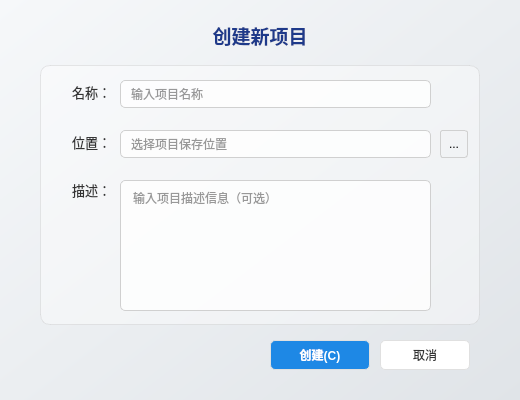
<?xml version="1.0" encoding="UTF-8"?>
<ui version="4.0">
 <class>Dialog</class>
 <widget class="QDialog" name="Dialog">
  <property name="geometry">
   <rect>
    <x>0</x>
    <y>0</y>
    <width>520</width>
    <height>400</height>
   </rect>
  </property>
  <property name="minimumSize">
   <size>
    <width>520</width>
    <height>400</height>
   </size>
  </property>
  <property name="windowTitle">
   <string>新建项目</string>
  </property>
  <property name="styleSheet">
   <string notr="true">QDialog {
    background-color: qlineargradient(spread:pad, x1:0, y1:0, x2:1, y2:1, stop:0 #f6f8fa, stop:1 #e0e4e8);
}

QLabel {
    color: #333333;
    font-family: &quot;Microsoft YaHei UI&quot;;
    font-size: 10pt;
}

QLabel#titleLabel {
    color: #1e3a8a;
    font-size: 14pt;
    font-weight: bold;
}

QLineEdit, QTextEdit {
    background-color: rgba(255, 255, 255, 200);
    border: 1px solid #d0d0d0;
    border-radius: 5px;
    padding: 4px 8px;
    color: #333333;
    font-family: &quot;Microsoft YaHei UI&quot;;
}

QLineEdit:hover, QTextEdit:hover {
    border: 1px solid #a0a0a0;
    background-color: rgba(255, 255, 255, 230);
}

QLineEdit:focus, QTextEdit:focus {
    border: 1px solid #2473bd;
    background-color: white;
}

QPushButton {
    background-color: #ffffff;
    border: 1px solid #e0e0e0;
    border-radius: 5px;
    padding: 6px 16px;
    color: #333333;
    font-family: &quot;Microsoft YaHei UI&quot;;
}

QPushButton:hover {
    background-color: #f0f7ff;
    border: 1px solid #2473bd;
}

QPushButton:pressed {
    background-color: #e0e0e0;
    border: 1px solid #006ad1;
}

QPushButton#newButton {
    background-color: #1e88e5;
    color: white;
    font-weight: bold;
}

QPushButton#newButton:hover {
    background-color: #0d6efd;
}

QPushButton#newButton:pressed {
    background-color: #0b5ed7;
}

QToolButton {
    background-color: transparent;
    border: 1px solid #d0d0d0;
    border-radius: 3px;
}

QToolButton:hover {
    background-color: rgba(240, 240, 240, 150);
    border: 1px solid #a0a0a0;
}

QToolButton:pressed {
    background-color: rgba(220, 220, 220, 200);
}</string>
  </property>
  <widget class="QLabel" name="titleLabel">
   <property name="geometry">
    <rect>
     <x>40</x>
     <y>20</y>
     <width>440</width>
     <height>30</height>
    </rect>
   </property>
   <property name="text">
    <string>创建新项目</string>
   </property>
   <property name="alignment">
    <set>Qt::AlignCenter</set>
   </property>
  </widget>
  <widget class="QLabel" name="name">
   <property name="geometry">
    <rect>
     <x>50</x>
     <y>80</y>
     <width>61</width>
     <height>24</height>
    </rect>
   </property>
   <property name="text">
    <string>名称：</string>
   </property>
   <property name="alignment">
    <set>Qt::AlignRight|Qt::AlignTrailing|Qt::AlignVCenter</set>
   </property>
  </widget>
  <widget class="QLineEdit" name="nameEdit">
   <property name="geometry">
    <rect>
     <x>120</x>
     <y>80</y>
     <width>311</width>
     <height>28</height>
    </rect>
   </property>
   <property name="placeholderText">
    <string>输入项目名称</string>
   </property>
  </widget>
  <widget class="QLabel" name="path">
   <property name="geometry">
    <rect>
     <x>50</x>
     <y>130</y>
     <width>61</width>
     <height>24</height>
    </rect>
   </property>
   <property name="text">
    <string>位置：</string>
   </property>
   <property name="alignment">
    <set>Qt::AlignRight|Qt::AlignTrailing|Qt::AlignVCenter</set>
   </property>
  </widget>
  <widget class="QLineEdit" name="pathEdit">
   <property name="geometry">
    <rect>
     <x>120</x>
     <y>130</y>
     <width>311</width>
     <height>28</height>
    </rect>
   </property>
   <property name="placeholderText">
    <string>选择项目保存位置</string>
   </property>
  </widget>
  <widget class="QLabel" name="description">
   <property name="geometry">
    <rect>
     <x>50</x>
     <y>180</y>
     <width>61</width>
     <height>24</height>
    </rect>
   </property>
   <property name="text">
    <string>描述：</string>
   </property>
   <property name="alignment">
    <set>Qt::AlignRight|Qt::AlignTrailing|Qt::AlignTop</set>
   </property>
  </widget>
  <widget class="QTextEdit" name="descriptionEdit">
   <property name="geometry">
    <rect>
     <x>120</x>
     <y>180</y>
     <width>311</width>
     <height>131</height>
    </rect>
   </property>
   <property name="placeholderText">
    <string>输入项目描述信息（可选）</string>
   </property>
  </widget>
  <widget class="QToolButton" name="pathButton">
   <property name="geometry">
    <rect>
     <x>440</x>
     <y>130</y>
     <width>28</width>
     <height>28</height>
    </rect>
   </property>
   <property name="text">
    <string>...</string>
   </property>
   <property name="icon">
    <iconset>
     <normaloff>ui/icon/file.svg</normaloff>ui/icon/file.svg</iconset>
   </property>
  </widget>
  <widget class="QPushButton" name="newButton">
   <property name="geometry">
    <rect>
     <x>270</x>
     <y>340</y>
     <width>100</width>
     <height>30</height>
    </rect>
   </property>
   <property name="text">
    <string>创建(C)</string>
   </property>
  </widget>
  <widget class="QPushButton" name="cancelButton">
   <property name="geometry">
    <rect>
     <x>380</x>
     <y>340</y>
     <width>90</width>
     <height>30</height>
    </rect>
   </property>
   <property name="text">
    <string>取消</string>
   </property>
  </widget>
  <widget class="QFrame" name="infoFrame">
   <property name="geometry">
    <rect>
     <x>40</x>
     <y>65</y>
     <width>440</width>
     <height>260</height>
    </rect>
   </property>
   <property name="styleSheet">
    <string notr="true">QFrame#infoFrame {
    background-color: rgba(255, 255, 255, 100);
    border-radius: 10px;
    border: 1px solid rgba(200, 200, 200, 100);
}</string>
   </property>
   <property name="frameShape">
    <enum>QFrame::StyledPanel</enum>
   </property>
   <property name="frameShadow">
    <enum>QFrame::Raised</enum>
   </property>
  </widget>
  <zorder>infoFrame</zorder>
  <zorder>titleLabel</zorder>
  <zorder>name</zorder>
  <zorder>nameEdit</zorder>
  <zorder>path</zorder>
  <zorder>pathEdit</zorder>
  <zorder>description</zorder>
  <zorder>descriptionEdit</zorder>
  <zorder>pathButton</zorder>
  <zorder>newButton</zorder>
  <zorder>cancelButton</zorder>
 </widget>
 <resources/>
 <connections/>
</ui>
